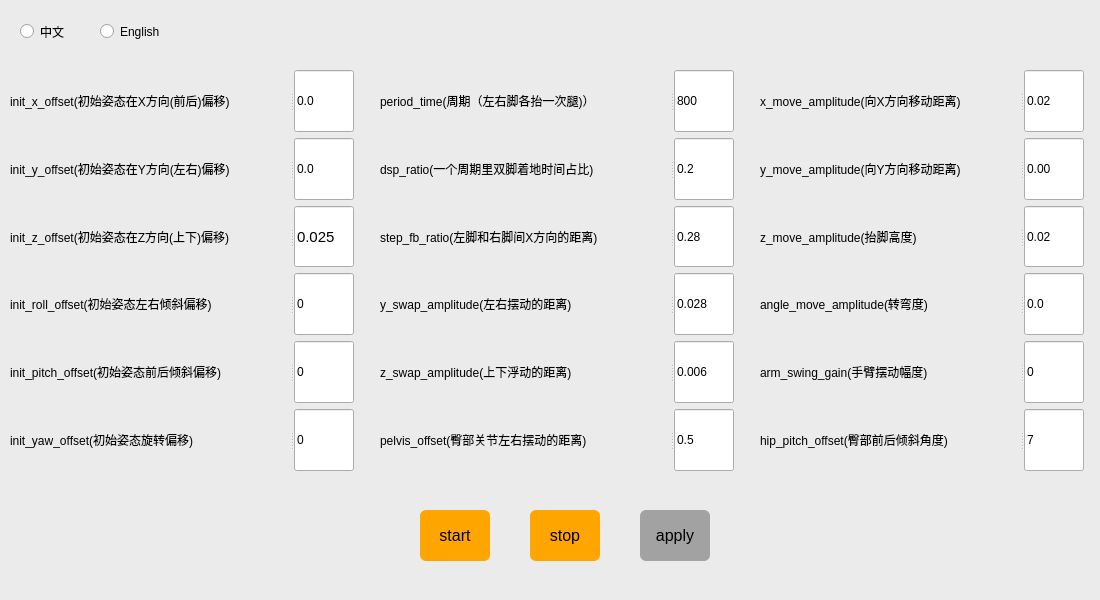
<?xml version="1.0" encoding="UTF-8"?>
<ui version="4.0">
 <class>Form</class>
 <widget class="QWidget" name="Form">
  <property name="geometry">
   <rect>
    <x>0</x>
    <y>0</y>
    <width>1100</width>
    <height>600</height>
   </rect>
  </property>
  <property name="minimumSize">
   <size>
    <width>1100</width>
    <height>600</height>
   </size>
  </property>
  <property name="maximumSize">
   <size>
    <width>1100</width>
    <height>600</height>
   </size>
  </property>
  <property name="sizeIncrement">
   <size>
    <width>700</width>
    <height>650</height>
   </size>
  </property>
  <property name="windowTitle">
   <string>Walking Controller 1.0</string>
  </property>
  <widget class="QWidget" name="widget" native="true">
   <property name="geometry">
    <rect>
     <x>0</x>
     <y>0</y>
     <width>1100</width>
     <height>600</height>
    </rect>
   </property>
   <property name="minimumSize">
    <size>
     <width>1100</width>
     <height>600</height>
    </size>
   </property>
   <property name="maximumSize">
    <size>
     <width>1100</width>
     <height>600</height>
    </size>
   </property>
   <property name="styleSheet">
    <string notr="true">QWidget#widget {
background-color: #EBEBEB;
}
</string>
   </property>
   <widget class="QPushButton" name="pushButton_stop">
    <property name="geometry">
     <rect>
      <x>530</x>
      <y>510</y>
      <width>70</width>
      <height>51</height>
     </rect>
    </property>
    <property name="font">
     <font>
      <pointsize>12</pointsize>
     </font>
    </property>
    <property name="styleSheet">
     <string notr="true">QPushButton{
background-color: #FFA500;
color:rgb(0, 0, 0)
}
QPushButton{border-radius:6px;}
QPushButton:pressed{
border:2px solid rgb(126, 188, 89, 0);}</string>
    </property>
    <property name="text">
     <string>stop</string>
    </property>
   </widget>
   <widget class="QPushButton" name="pushButton_apply">
    <property name="geometry">
     <rect>
      <x>640</x>
      <y>510</y>
      <width>70</width>
      <height>51</height>
     </rect>
    </property>
    <property name="font">
     <font>
      <pointsize>12</pointsize>
     </font>
    </property>
    <property name="styleSheet">
     <string notr="true">QPushButton{
background-color: #A2A2A2;
color:rgb(0, 0, 0)
}
QPushButton{border-radius:6px;}
QPushButton:pressed{
border:2px solid rgb(126, 188, 89, 0);}</string>
    </property>
    <property name="text">
     <string>apply</string>
    </property>
   </widget>
   <widget class="QPushButton" name="pushButton_start">
    <property name="geometry">
     <rect>
      <x>420</x>
      <y>510</y>
      <width>70</width>
      <height>51</height>
     </rect>
    </property>
    <property name="font">
     <font>
      <pointsize>12</pointsize>
     </font>
    </property>
    <property name="styleSheet">
     <string notr="true">QPushButton{
background-color: #FFA500;
color:rgb(0, 0, 0)
}
QPushButton{border-radius:6px;}
QPushButton:pressed{
border:2px solid rgb(126, 188, 89, 0);}</string>
    </property>
    <property name="text">
     <string>start</string>
    </property>
   </widget>
   <widget class="QWidget" name="layoutWidget">
    <property name="geometry">
     <rect>
      <x>10</x>
      <y>70</y>
      <width>351</width>
      <height>401</height>
     </rect>
    </property>
    <layout class="QVBoxLayout" name="verticalLayout">
     <item>
      <widget class="QSplitter" name="splitter_4">
       <property name="sizePolicy">
        <sizepolicy hsizetype="Preferred" vsizetype="Preferred">
         <horstretch>0</horstretch>
         <verstretch>0</verstretch>
        </sizepolicy>
       </property>
       <property name="maximumSize">
        <size>
         <width>344</width>
         <height>16777215</height>
        </size>
       </property>
       <property name="layoutDirection">
        <enum>Qt::LeftToRight</enum>
       </property>
       <property name="orientation">
        <enum>Qt::Horizontal</enum>
       </property>
       <widget class="QLabel" name="label_init_x_offset">
        <property name="sizePolicy">
         <sizepolicy hsizetype="Preferred" vsizetype="Preferred">
          <horstretch>0</horstretch>
          <verstretch>0</verstretch>
         </sizepolicy>
        </property>
        <property name="minimumSize">
         <size>
          <width>280</width>
          <height>0</height>
         </size>
        </property>
        <property name="maximumSize">
         <size>
          <width>280</width>
          <height>16777215</height>
         </size>
        </property>
        <property name="text">
         <string>init_x_offset(初始姿态在X方向(前后)偏移)</string>
        </property>
        <property name="alignment">
         <set>Qt::AlignLeading|Qt::AlignLeft|Qt::AlignVCenter</set>
        </property>
       </widget>
       <widget class="QLineEdit" name="lineEdit_init_x_offset">
        <property name="minimumSize">
         <size>
          <width>50</width>
          <height>0</height>
         </size>
        </property>
        <property name="maximumSize">
         <size>
          <width>60</width>
          <height>16777215</height>
         </size>
        </property>
        <property name="text">
         <string>0.0</string>
        </property>
       </widget>
      </widget>
     </item>
     <item>
      <widget class="QSplitter" name="splitter_5">
       <property name="maximumSize">
        <size>
         <width>344</width>
         <height>16777215</height>
        </size>
       </property>
       <property name="orientation">
        <enum>Qt::Horizontal</enum>
       </property>
       <widget class="QLabel" name="label_y_offset">
        <property name="minimumSize">
         <size>
          <width>280</width>
          <height>0</height>
         </size>
        </property>
        <property name="maximumSize">
         <size>
          <width>280</width>
          <height>16777215</height>
         </size>
        </property>
        <property name="text">
         <string>init_y_offset(初始姿态在Y方向(左右)偏移)</string>
        </property>
        <property name="alignment">
         <set>Qt::AlignLeading|Qt::AlignLeft|Qt::AlignVCenter</set>
        </property>
       </widget>
       <widget class="QLineEdit" name="lineEdit_init_y_offset">
        <property name="minimumSize">
         <size>
          <width>60</width>
          <height>0</height>
         </size>
        </property>
        <property name="maximumSize">
         <size>
          <width>60</width>
          <height>16777215</height>
         </size>
        </property>
        <property name="text">
         <string>0.0</string>
        </property>
       </widget>
      </widget>
     </item>
     <item>
      <widget class="QSplitter" name="splitter_22">
       <property name="maximumSize">
        <size>
         <width>344</width>
         <height>16777215</height>
        </size>
       </property>
       <property name="orientation">
        <enum>Qt::Horizontal</enum>
       </property>
       <widget class="QLabel" name="label_init_z_offset">
        <property name="minimumSize">
         <size>
          <width>280</width>
          <height>0</height>
         </size>
        </property>
        <property name="maximumSize">
         <size>
          <width>280</width>
          <height>16777215</height>
         </size>
        </property>
        <property name="text">
         <string>init_z_offset(初始姿态在Z方向(上下)偏移)</string>
        </property>
        <property name="alignment">
         <set>Qt::AlignLeading|Qt::AlignLeft|Qt::AlignVCenter</set>
        </property>
       </widget>
       <widget class="QLineEdit" name="lineEdit_init_z_offset">
        <property name="minimumSize">
         <size>
          <width>60</width>
          <height>0</height>
         </size>
        </property>
        <property name="maximumSize">
         <size>
          <width>60</width>
          <height>16777215</height>
         </size>
        </property>
        <property name="font">
         <font>
          <pointsize>11</pointsize>
         </font>
        </property>
        <property name="text">
         <string>0.025</string>
        </property>
       </widget>
      </widget>
     </item>
     <item>
      <widget class="QSplitter" name="splitter_6">
       <property name="maximumSize">
        <size>
         <width>344</width>
         <height>16777215</height>
        </size>
       </property>
       <property name="orientation">
        <enum>Qt::Horizontal</enum>
       </property>
       <widget class="QLabel" name="label_init_roll_offset">
        <property name="minimumSize">
         <size>
          <width>280</width>
          <height>0</height>
         </size>
        </property>
        <property name="maximumSize">
         <size>
          <width>280</width>
          <height>16777215</height>
         </size>
        </property>
        <property name="text">
         <string>init_roll_offset(初始姿态左右倾斜偏移)</string>
        </property>
        <property name="alignment">
         <set>Qt::AlignLeading|Qt::AlignLeft|Qt::AlignVCenter</set>
        </property>
       </widget>
       <widget class="QLineEdit" name="lineEdit_init_roll_offset">
        <property name="minimumSize">
         <size>
          <width>60</width>
          <height>0</height>
         </size>
        </property>
        <property name="maximumSize">
         <size>
          <width>60</width>
          <height>16777215</height>
         </size>
        </property>
        <property name="text">
         <string>0</string>
        </property>
       </widget>
      </widget>
     </item>
     <item>
      <widget class="QSplitter" name="splitter_7">
       <property name="maximumSize">
        <size>
         <width>344</width>
         <height>16777215</height>
        </size>
       </property>
       <property name="orientation">
        <enum>Qt::Horizontal</enum>
       </property>
       <widget class="QLabel" name="label_init_pitch_offset">
        <property name="minimumSize">
         <size>
          <width>280</width>
          <height>0</height>
         </size>
        </property>
        <property name="maximumSize">
         <size>
          <width>280</width>
          <height>16777215</height>
         </size>
        </property>
        <property name="text">
         <string>init_pitch_offset(初始姿态前后倾斜偏移)</string>
        </property>
        <property name="alignment">
         <set>Qt::AlignLeading|Qt::AlignLeft|Qt::AlignVCenter</set>
        </property>
       </widget>
       <widget class="QLineEdit" name="lineEdit_init_pitch_offset">
        <property name="minimumSize">
         <size>
          <width>60</width>
          <height>0</height>
         </size>
        </property>
        <property name="maximumSize">
         <size>
          <width>60</width>
          <height>16777215</height>
         </size>
        </property>
        <property name="text">
         <string>0</string>
        </property>
       </widget>
      </widget>
     </item>
     <item>
      <widget class="QSplitter" name="splitter_8">
       <property name="maximumSize">
        <size>
         <width>344</width>
         <height>16777215</height>
        </size>
       </property>
       <property name="orientation">
        <enum>Qt::Horizontal</enum>
       </property>
       <widget class="QLabel" name="label_init_yaw_offset">
        <property name="minimumSize">
         <size>
          <width>280</width>
          <height>0</height>
         </size>
        </property>
        <property name="maximumSize">
         <size>
          <width>280</width>
          <height>16777215</height>
         </size>
        </property>
        <property name="text">
         <string>init_yaw_offset(初始姿态旋转偏移)</string>
        </property>
        <property name="alignment">
         <set>Qt::AlignLeading|Qt::AlignLeft|Qt::AlignVCenter</set>
        </property>
       </widget>
       <widget class="QLineEdit" name="lineEdit_init_yaw_offset">
        <property name="minimumSize">
         <size>
          <width>60</width>
          <height>0</height>
         </size>
        </property>
        <property name="maximumSize">
         <size>
          <width>60</width>
          <height>16777215</height>
         </size>
        </property>
        <property name="text">
         <string>0</string>
        </property>
       </widget>
      </widget>
     </item>
    </layout>
   </widget>
   <widget class="QWidget" name="layoutWidget">
    <property name="geometry">
     <rect>
      <x>380</x>
      <y>70</y>
      <width>361</width>
      <height>401</height>
     </rect>
    </property>
    <layout class="QVBoxLayout" name="verticalLayout_2">
     <item>
      <widget class="QSplitter" name="splitter_9">
       <property name="maximumSize">
        <size>
         <width>354</width>
         <height>16777215</height>
        </size>
       </property>
       <property name="orientation">
        <enum>Qt::Horizontal</enum>
       </property>
       <widget class="QLabel" name="label_period_time">
        <property name="minimumSize">
         <size>
          <width>290</width>
          <height>0</height>
         </size>
        </property>
        <property name="maximumSize">
         <size>
          <width>290</width>
          <height>16777215</height>
         </size>
        </property>
        <property name="text">
         <string>period_time(周期（左右脚各抬一次腿)）</string>
        </property>
        <property name="alignment">
         <set>Qt::AlignLeading|Qt::AlignLeft|Qt::AlignVCenter</set>
        </property>
       </widget>
       <widget class="QLineEdit" name="lineEdit_period_time">
        <property name="minimumSize">
         <size>
          <width>60</width>
          <height>0</height>
         </size>
        </property>
        <property name="maximumSize">
         <size>
          <width>60</width>
          <height>16777215</height>
         </size>
        </property>
        <property name="text">
         <string>800</string>
        </property>
       </widget>
      </widget>
     </item>
     <item>
      <widget class="QSplitter" name="splitter_10">
       <property name="maximumSize">
        <size>
         <width>354</width>
         <height>16777215</height>
        </size>
       </property>
       <property name="orientation">
        <enum>Qt::Horizontal</enum>
       </property>
       <widget class="QLabel" name="label_dsp_ratio">
        <property name="minimumSize">
         <size>
          <width>290</width>
          <height>0</height>
         </size>
        </property>
        <property name="maximumSize">
         <size>
          <width>290</width>
          <height>16777215</height>
         </size>
        </property>
        <property name="text">
         <string>dsp_ratio(一个周期里双脚着地时间占比)</string>
        </property>
        <property name="alignment">
         <set>Qt::AlignLeading|Qt::AlignLeft|Qt::AlignVCenter</set>
        </property>
       </widget>
       <widget class="QLineEdit" name="lineEdit_dsp_ratio">
        <property name="minimumSize">
         <size>
          <width>60</width>
          <height>0</height>
         </size>
        </property>
        <property name="maximumSize">
         <size>
          <width>60</width>
          <height>16777215</height>
         </size>
        </property>
        <property name="text">
         <string>0.2</string>
        </property>
       </widget>
      </widget>
     </item>
     <item>
      <widget class="QSplitter" name="splitter_11">
       <property name="maximumSize">
        <size>
         <width>354</width>
         <height>16777215</height>
        </size>
       </property>
       <property name="orientation">
        <enum>Qt::Horizontal</enum>
       </property>
       <widget class="QLabel" name="label_step_fb_ratio">
        <property name="minimumSize">
         <size>
          <width>290</width>
          <height>0</height>
         </size>
        </property>
        <property name="maximumSize">
         <size>
          <width>290</width>
          <height>16777215</height>
         </size>
        </property>
        <property name="text">
         <string>step_fb_ratio(左脚和右脚间X方向的距离)</string>
        </property>
        <property name="alignment">
         <set>Qt::AlignLeading|Qt::AlignLeft|Qt::AlignVCenter</set>
        </property>
       </widget>
       <widget class="QLineEdit" name="lineEdit_step_fb_ratio">
        <property name="minimumSize">
         <size>
          <width>60</width>
          <height>0</height>
         </size>
        </property>
        <property name="maximumSize">
         <size>
          <width>60</width>
          <height>16777215</height>
         </size>
        </property>
        <property name="text">
         <string>0.28</string>
        </property>
       </widget>
      </widget>
     </item>
     <item>
      <widget class="QSplitter" name="splitter_17">
       <property name="maximumSize">
        <size>
         <width>354</width>
         <height>16777215</height>
        </size>
       </property>
       <property name="orientation">
        <enum>Qt::Horizontal</enum>
       </property>
       <widget class="QLabel" name="label_y_swap_amplitude">
        <property name="minimumSize">
         <size>
          <width>290</width>
          <height>0</height>
         </size>
        </property>
        <property name="maximumSize">
         <size>
          <width>290</width>
          <height>16777215</height>
         </size>
        </property>
        <property name="text">
         <string>y_swap_amplitude(左右摆动的距离)</string>
        </property>
        <property name="alignment">
         <set>Qt::AlignLeading|Qt::AlignLeft|Qt::AlignVCenter</set>
        </property>
       </widget>
       <widget class="QLineEdit" name="lineEdit_y_swap_amplitude">
        <property name="minimumSize">
         <size>
          <width>60</width>
          <height>0</height>
         </size>
        </property>
        <property name="maximumSize">
         <size>
          <width>60</width>
          <height>16777215</height>
         </size>
        </property>
        <property name="text">
         <string>0.028</string>
        </property>
       </widget>
      </widget>
     </item>
     <item>
      <widget class="QSplitter" name="splitter_18">
       <property name="maximumSize">
        <size>
         <width>354</width>
         <height>16777215</height>
        </size>
       </property>
       <property name="orientation">
        <enum>Qt::Horizontal</enum>
       </property>
       <widget class="QLabel" name="label_z_swap_amplitude">
        <property name="minimumSize">
         <size>
          <width>290</width>
          <height>0</height>
         </size>
        </property>
        <property name="maximumSize">
         <size>
          <width>290</width>
          <height>16777215</height>
         </size>
        </property>
        <property name="text">
         <string>z_swap_amplitude(上下浮动的距离)</string>
        </property>
        <property name="alignment">
         <set>Qt::AlignLeading|Qt::AlignLeft|Qt::AlignVCenter</set>
        </property>
       </widget>
       <widget class="QLineEdit" name="lineEdit_z_swap_amplitude">
        <property name="minimumSize">
         <size>
          <width>60</width>
          <height>0</height>
         </size>
        </property>
        <property name="maximumSize">
         <size>
          <width>60</width>
          <height>16777215</height>
         </size>
        </property>
        <property name="text">
         <string>0.006</string>
        </property>
       </widget>
      </widget>
     </item>
     <item>
      <widget class="QSplitter" name="splitter_19">
       <property name="maximumSize">
        <size>
         <width>354</width>
         <height>16777215</height>
        </size>
       </property>
       <property name="orientation">
        <enum>Qt::Horizontal</enum>
       </property>
       <widget class="QLabel" name="label_pelvis_offset">
        <property name="minimumSize">
         <size>
          <width>290</width>
          <height>0</height>
         </size>
        </property>
        <property name="maximumSize">
         <size>
          <width>290</width>
          <height>16777215</height>
         </size>
        </property>
        <property name="text">
         <string>pelvis_offset(臀部关节左右摆动的距离)</string>
        </property>
        <property name="alignment">
         <set>Qt::AlignLeading|Qt::AlignLeft|Qt::AlignVCenter</set>
        </property>
       </widget>
       <widget class="QLineEdit" name="lineEdit_pelvis_offset">
        <property name="minimumSize">
         <size>
          <width>60</width>
          <height>0</height>
         </size>
        </property>
        <property name="maximumSize">
         <size>
          <width>60</width>
          <height>16777215</height>
         </size>
        </property>
        <property name="text">
         <string>0.5</string>
        </property>
       </widget>
      </widget>
     </item>
    </layout>
   </widget>
   <widget class="QWidget" name="layoutWidget">
    <property name="geometry">
     <rect>
      <x>760</x>
      <y>70</y>
      <width>331</width>
      <height>401</height>
     </rect>
    </property>
    <layout class="QVBoxLayout" name="verticalLayout_3">
     <item>
      <widget class="QSplitter" name="splitter_12">
       <property name="maximumSize">
        <size>
         <width>324</width>
         <height>16777215</height>
        </size>
       </property>
       <property name="orientation">
        <enum>Qt::Horizontal</enum>
       </property>
       <widget class="QLabel" name="label_x_move_amplitude">
        <property name="minimumSize">
         <size>
          <width>260</width>
          <height>0</height>
         </size>
        </property>
        <property name="maximumSize">
         <size>
          <width>260</width>
          <height>16777215</height>
         </size>
        </property>
        <property name="text">
         <string>x_move_amplitude(向X方向移动距离)</string>
        </property>
        <property name="alignment">
         <set>Qt::AlignLeading|Qt::AlignLeft|Qt::AlignVCenter</set>
        </property>
       </widget>
       <widget class="QLineEdit" name="lineEdit_x_move_amplitude">
        <property name="minimumSize">
         <size>
          <width>60</width>
          <height>0</height>
         </size>
        </property>
        <property name="maximumSize">
         <size>
          <width>60</width>
          <height>16777215</height>
         </size>
        </property>
        <property name="text">
         <string>0.02</string>
        </property>
       </widget>
      </widget>
     </item>
     <item>
      <widget class="QSplitter" name="splitter_13">
       <property name="maximumSize">
        <size>
         <width>324</width>
         <height>16777215</height>
        </size>
       </property>
       <property name="orientation">
        <enum>Qt::Horizontal</enum>
       </property>
       <widget class="QLabel" name="label_y_move_amplitude">
        <property name="minimumSize">
         <size>
          <width>260</width>
          <height>0</height>
         </size>
        </property>
        <property name="maximumSize">
         <size>
          <width>260</width>
          <height>16777215</height>
         </size>
        </property>
        <property name="text">
         <string>y_move_amplitude(向Y方向移动距离)</string>
        </property>
        <property name="alignment">
         <set>Qt::AlignLeading|Qt::AlignLeft|Qt::AlignVCenter</set>
        </property>
       </widget>
       <widget class="QLineEdit" name="lineEdit_y_move_amplitude">
        <property name="minimumSize">
         <size>
          <width>60</width>
          <height>0</height>
         </size>
        </property>
        <property name="maximumSize">
         <size>
          <width>60</width>
          <height>16777215</height>
         </size>
        </property>
        <property name="text">
         <string>0.00</string>
        </property>
       </widget>
      </widget>
     </item>
     <item>
      <widget class="QSplitter" name="splitter_14">
       <property name="maximumSize">
        <size>
         <width>324</width>
         <height>16777215</height>
        </size>
       </property>
       <property name="orientation">
        <enum>Qt::Horizontal</enum>
       </property>
       <widget class="QLabel" name="label_z_move_amplitude">
        <property name="minimumSize">
         <size>
          <width>260</width>
          <height>0</height>
         </size>
        </property>
        <property name="maximumSize">
         <size>
          <width>260</width>
          <height>16777215</height>
         </size>
        </property>
        <property name="text">
         <string>z_move_amplitude(抬脚高度)</string>
        </property>
        <property name="alignment">
         <set>Qt::AlignLeading|Qt::AlignLeft|Qt::AlignVCenter</set>
        </property>
       </widget>
       <widget class="QLineEdit" name="lineEdit_z_move_amplitude">
        <property name="minimumSize">
         <size>
          <width>60</width>
          <height>0</height>
         </size>
        </property>
        <property name="maximumSize">
         <size>
          <width>60</width>
          <height>16777215</height>
         </size>
        </property>
        <property name="text">
         <string>0.02</string>
        </property>
       </widget>
      </widget>
     </item>
     <item>
      <widget class="QSplitter" name="splitter_15">
       <property name="maximumSize">
        <size>
         <width>324</width>
         <height>16777215</height>
        </size>
       </property>
       <property name="orientation">
        <enum>Qt::Horizontal</enum>
       </property>
       <widget class="QLabel" name="label_angle_move_amplitude">
        <property name="minimumSize">
         <size>
          <width>260</width>
          <height>0</height>
         </size>
        </property>
        <property name="maximumSize">
         <size>
          <width>260</width>
          <height>16777215</height>
         </size>
        </property>
        <property name="text">
         <string>angle_move_amplitude(转弯度)</string>
        </property>
        <property name="alignment">
         <set>Qt::AlignLeading|Qt::AlignLeft|Qt::AlignVCenter</set>
        </property>
       </widget>
       <widget class="QLineEdit" name="lineEdit_angle_move_amplitude">
        <property name="minimumSize">
         <size>
          <width>60</width>
          <height>0</height>
         </size>
        </property>
        <property name="maximumSize">
         <size>
          <width>60</width>
          <height>16777215</height>
         </size>
        </property>
        <property name="text">
         <string>0.0</string>
        </property>
       </widget>
      </widget>
     </item>
     <item>
      <widget class="QSplitter" name="splitter_16">
       <property name="maximumSize">
        <size>
         <width>324</width>
         <height>16777215</height>
        </size>
       </property>
       <property name="orientation">
        <enum>Qt::Horizontal</enum>
       </property>
       <widget class="QLabel" name="label_arm_swing_gain">
        <property name="minimumSize">
         <size>
          <width>260</width>
          <height>0</height>
         </size>
        </property>
        <property name="maximumSize">
         <size>
          <width>260</width>
          <height>16777215</height>
         </size>
        </property>
        <property name="text">
         <string>arm_swing_gain(手臂摆动幅度)</string>
        </property>
        <property name="alignment">
         <set>Qt::AlignLeading|Qt::AlignLeft|Qt::AlignVCenter</set>
        </property>
       </widget>
       <widget class="QLineEdit" name="lineEdit_arm_swing_gain">
        <property name="minimumSize">
         <size>
          <width>60</width>
          <height>0</height>
         </size>
        </property>
        <property name="maximumSize">
         <size>
          <width>60</width>
          <height>16777215</height>
         </size>
        </property>
        <property name="text">
         <string>0</string>
        </property>
       </widget>
      </widget>
     </item>
     <item>
      <widget class="QSplitter" name="splitter_20">
       <property name="maximumSize">
        <size>
         <width>324</width>
         <height>16777215</height>
        </size>
       </property>
       <property name="orientation">
        <enum>Qt::Horizontal</enum>
       </property>
       <widget class="QLabel" name="label_hip_pitch_offset">
        <property name="minimumSize">
         <size>
          <width>260</width>
          <height>0</height>
         </size>
        </property>
        <property name="maximumSize">
         <size>
          <width>260</width>
          <height>16777215</height>
         </size>
        </property>
        <property name="text">
         <string>hip_pitch_offset(臀部前后倾斜角度)</string>
        </property>
        <property name="alignment">
         <set>Qt::AlignLeading|Qt::AlignLeft|Qt::AlignVCenter</set>
        </property>
       </widget>
       <widget class="QLineEdit" name="lineEdit_hip_pitch_offset">
        <property name="minimumSize">
         <size>
          <width>60</width>
          <height>0</height>
         </size>
        </property>
        <property name="maximumSize">
         <size>
          <width>60</width>
          <height>16777215</height>
         </size>
        </property>
        <property name="text">
         <string>7</string>
        </property>
       </widget>
      </widget>
     </item>
    </layout>
   </widget>
   <widget class="QRadioButton" name="radioButton_zh">
    <property name="geometry">
     <rect>
      <x>20</x>
      <y>20</y>
      <width>61</width>
      <height>23</height>
     </rect>
    </property>
    <property name="text">
     <string>中文</string>
    </property>
   </widget>
   <widget class="QRadioButton" name="radioButton_en">
    <property name="geometry">
     <rect>
      <x>100</x>
      <y>20</y>
      <width>91</width>
      <height>23</height>
     </rect>
    </property>
    <property name="text">
     <string>English</string>
    </property>
   </widget>
  </widget>
 </widget>
 <resources/>
 <connections/>
</ui>
